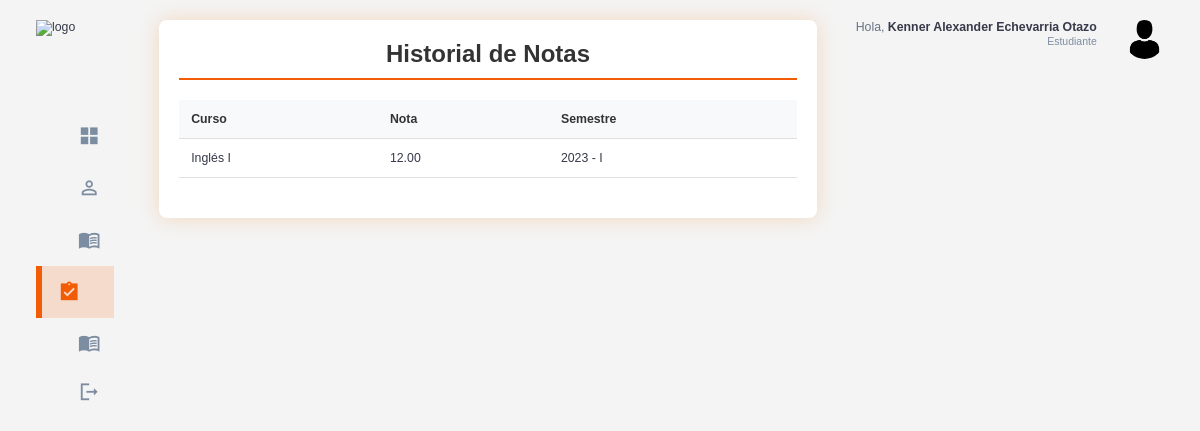
The page /alumnos/historial-notas/ (signed in) on the database as committed earlier.
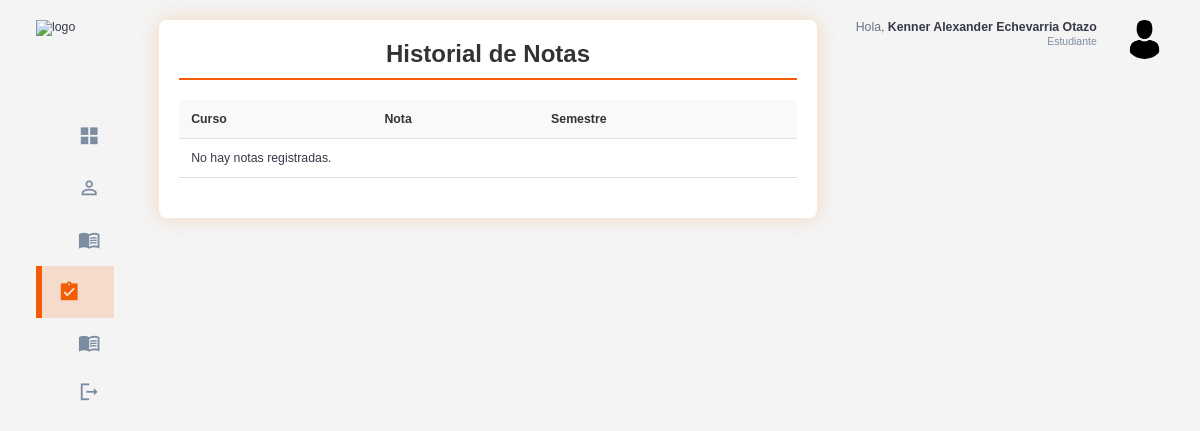
The same page on the database as committed later.
### cursos/models.py (models this page shows, shortened)
class HistorialNotas(models.Model):
    estudiante = models.ForeignKey(Estudiante, on_delete=models.CASCADE, related_name='historial_notas')
    curso = models.ForeignKey(Curso, on_delete=models.CASCADE, related_name='historial_notas')
    nota = models.DecimalField(max_digits=5, decimal_places=2)  # Campo para la nota
    semestre = models.ForeignKey('semestre.Semestre', on_delete=models.CASCADE, related_name='historial_notas')  # Usa la cadena aquí también
    class Meta:
        unique_together = ('estudiante', 'curso','semestre')

class Curso(models.Model):
    codigo = models.CharField(max_length=10, unique=True)  # Campo único
    nombre = models.CharField(max_length=100)
    descripcion = models.TextField(null=True, blank=True)
    creditos = models.IntegerField()
    ciclo = models.IntegerField(validators=[MinValueValidator(1), MaxValueValidator(10)])
    pre_requisitos = models.ManyToManyField('self', symmetrical=False, related_name='requisitos_para', blank=True)

### semestre/models.py (models this page shows, shortened)
class Semestre(models.Model):
    PERIODO_CHOICES = (
        ('I', 'Primero'),
        ('II', 'Segundo'),
    )
    año = models.PositiveIntegerField()  # Por ejemplo, 2024
    periodo = models.CharField(max_length=2, choices=PERIODO_CHOICES)  # I o II
    fecha_inicio = models.DateField()
    fecha_fin = models.DateField()
    estado = models.BooleanField(default=False)  # Indica si el semestre está activo
    class Meta:
        unique_together = ('año', 'periodo')  # Evita duplicados de año y periodo
    def __str__(self):
        return f"{self.año} - {self.periodo}"

### usuarios/decorators.py (the view)
        def _wrapped_view(request, *args, **kwargs):
            if request.user.is_authenticated and (request.user.rol.nombre_rol == role or request.user.rol.is_admin):
                return view_func(request, *args, **kwargs)
            else:
                raise PermissionDenied  # Lanza un error si no tiene el rol correcto

### index/views.py (called while the page is built)
@login_required
@role_required('Estudiante')
def historial_notas(request):
    historial = HistorialNotas.objects.filter(estudiante=request.user.estudiante)  # Filtra por el estudiante actual
    return render(request, 'index/historial_notas.html', {'historial': historial})

### templates/index/historial_notas.html (shortened to what this page needs)
{% extends 'base_alumnos.html' %}
{% load static %}
{% block extra_css %}
    <link rel="stylesheet" href="{% static 'css/student_list.css' %}">
{% endblock %}
{% block content %}
<div class="student-list-container">
    <h2>Historial de Notas</h2>
    <div class="table-responsive">
        <table class="student-table">
            <thead>
                <tr>
                    <th>Curso</th>
                    <th>Nota</th>
                    <th>Semestre</th>
                </tr>
            </thead>
            <tbody>
                {% for nota in historial %}
        <tr>
            <td>{{ nota.curso.nombre }}</td>
            <td>{{ nota.nota }}</td>
            <td>{{ nota.semestre }}</td>
        </tr>
        {% empty %}
        <tr>
            <td colspan="3">No hay notas registradas.</td>
        </tr>
        {% endfor %}
            </tbody>
        </table>
    </div>
</div>
{% endblock %}

Rows that differ between the two databases and show on the page:
removed HistorialNotas: curso.nombre "Inglés I", nota "12.00", semestre "2023 - I"
Other text that changed with them:
text now shown: "No hay notas registradas."
